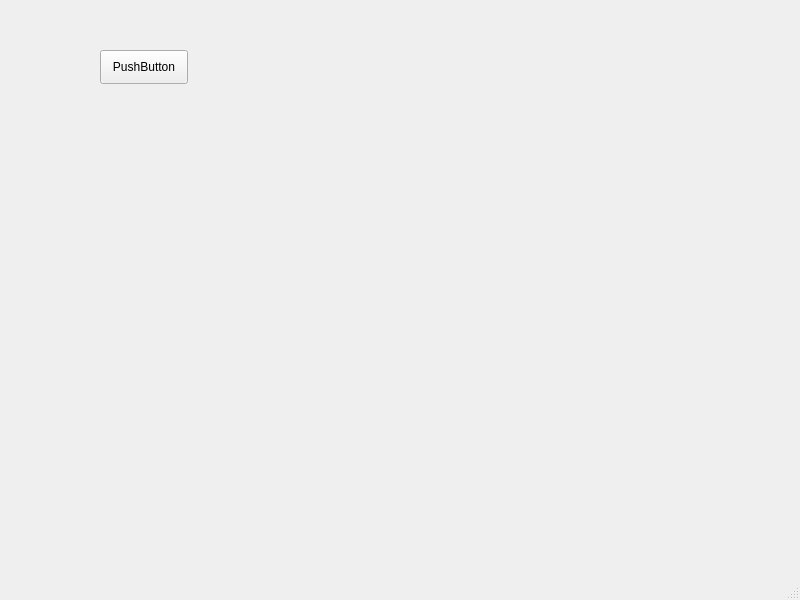
<?xml version="1.0" encoding="UTF-8"?>
<ui version="4.0">
 <class>MainWindow2</class>
 <widget class="QMainWindow" name="MainWindow2">
  <property name="geometry">
   <rect>
    <x>0</x>
    <y>0</y>
    <width>800</width>
    <height>600</height>
   </rect>
  </property>
  <property name="windowTitle">
   <string>MainWindow</string>
  </property>
  <widget class="QWidget" name="centralwidget">
   <widget class="QPushButton" name="pushButton">
    <property name="geometry">
     <rect>
      <x>100</x>
      <y>50</y>
      <width>88</width>
      <height>34</height>
     </rect>
    </property>
    <property name="text">
     <string>PushButton</string>
    </property>
   </widget>
  </widget>
  <widget class="QStatusBar" name="statusbar"/>
 </widget>
 <resources/>
 <connections/>
</ui>
